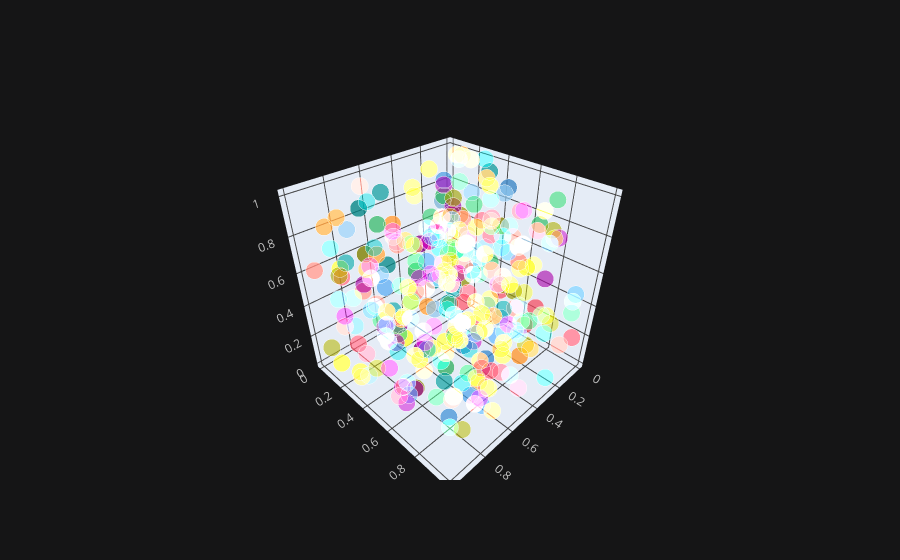

Notebook cell for this chart:
### Code cell
df.iplot(x = 'a' , y = 'b' , z = 'c' , kind = 'scatter3d')

### Figure 1 — Plotly figure (JSON) as saved in the notebook; plotly's stock layout.template omitted (floating-point values rounded to 4 significant figures; data arrays with more than 128 entries replaced by an {"elided": "..."} marker saying what was removed)
{"data": [{"marker": {"color": {"elided": "300 str values"}, "opacity": 0.8, "size": {"elided": "300 int values"}, "symbol": "circle"}, "mode": "markers", "text": {"elided": "300 str values"}, "type": "scatter3d", "x": {"elided": "300 float values"}, "y": {"elided": "300 float values"}, "z": {"elided": "300 float values"}}], "layout": {"legend": {"bgcolor": "#151516", "font": {"color": "#D9D9D9"}}, "paper_bgcolor": "#151516", "plot_bgcolor": "#151516", "scene": {"xaxis": {"gridcolor": "#434343", "showgrid": true, "tickfont": {"color": "#C2C2C2"}, "title": {"font": {"color": "#D9D9D9"}, "text": ""}, "zerolinecolor": "#666570"}, "yaxis": {"gridcolor": "#434343", "showgrid": true, "tickfont": {"color": "#C2C2C2"}, "title": {"font": {"color": "#D9D9D9"}, "text": ""}, "zerolinecolor": "#666570"}, "zaxis": {"gridcolor": "#434343", "showgrid": true, "tickfont": {"color": "#C2C2C2"}, "title": {"font": {"color": "#D9D9D9"}, "text": ""}, "zerolinecolor": "#666570"}}, "title": {"font": {"color": "#D9D9D9"}}}}
